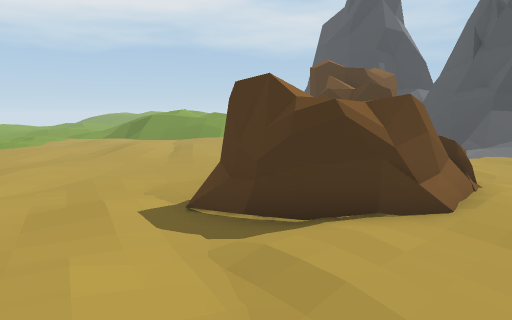
view 1 (above)

24 first-person views from a walk through a Unity game level. The camera is 1.5 m above the floor, tilts 8° down and sees 75° across. The floor is counted in squares, 1 m on a side. Each view is taken from the middle of a square. On the plan, view 1 faces up. The plan holds only what a view shows up to about 15 squares ahead; the rest is blank. The place goes on beyond the plan.

view 2
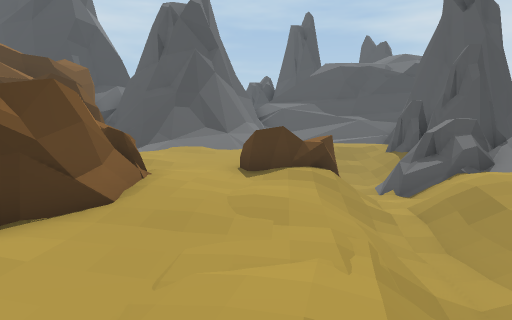

view 3
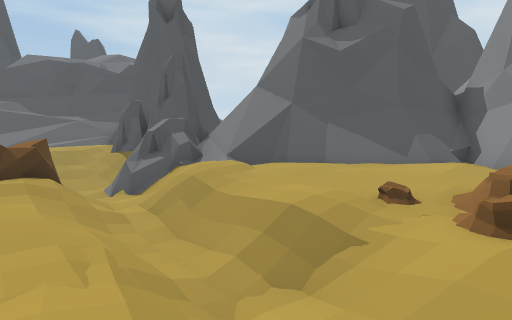

view 4
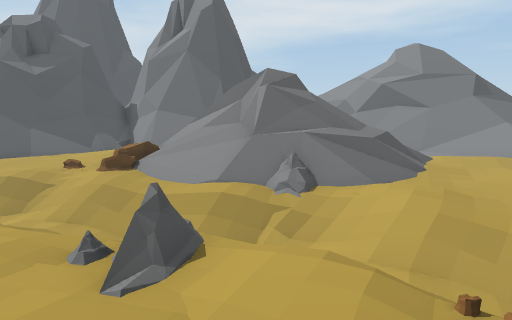

view 5
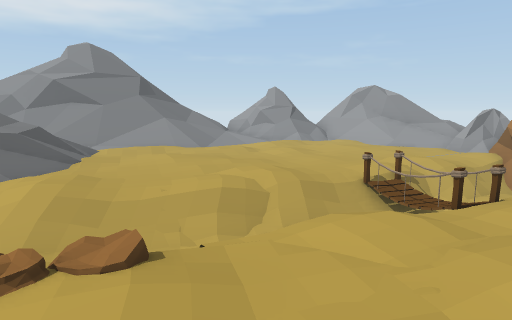

view 6
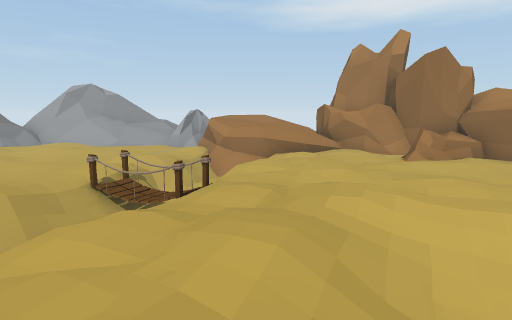

view 7
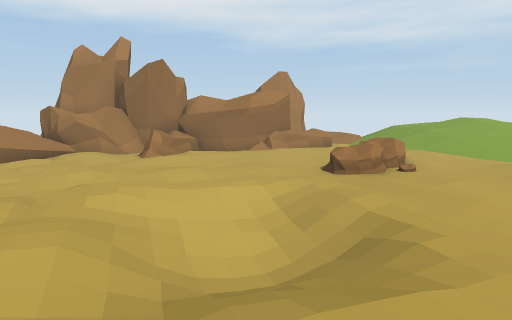

view 8
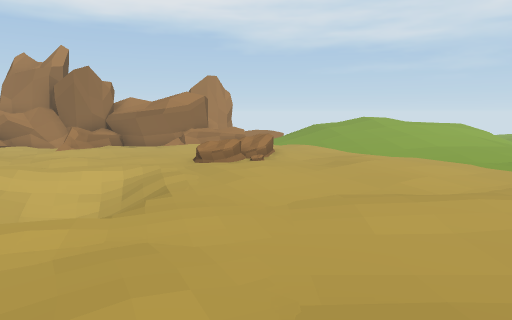

view 9
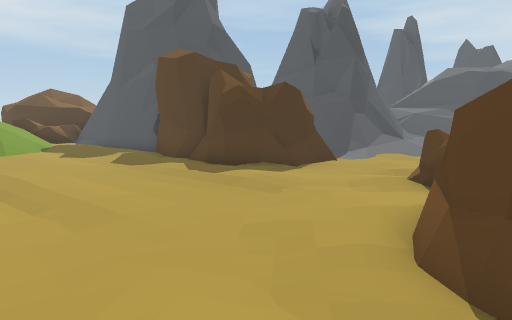

view 10
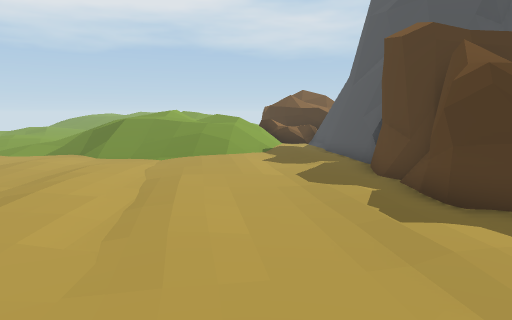

view 11
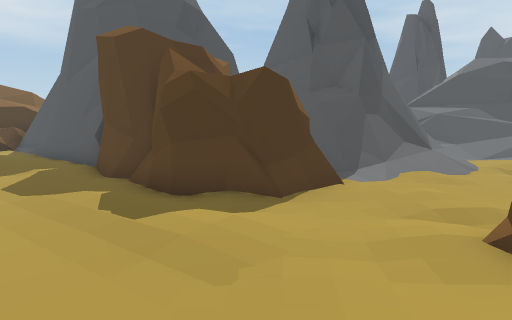

view 12
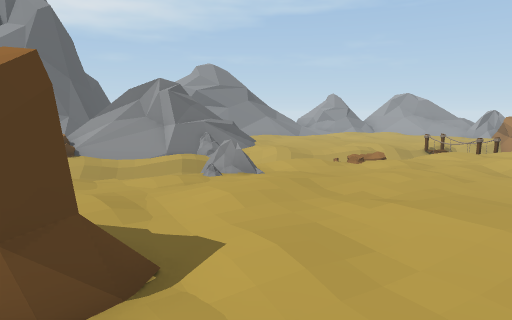

view 13
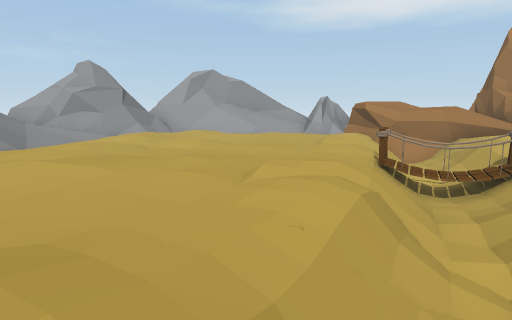

view 14
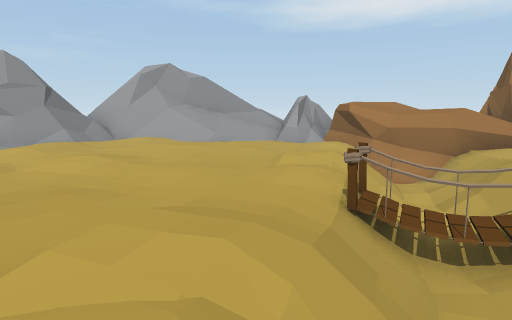

view 15
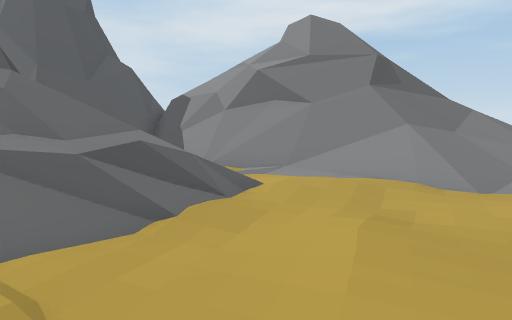

view 16
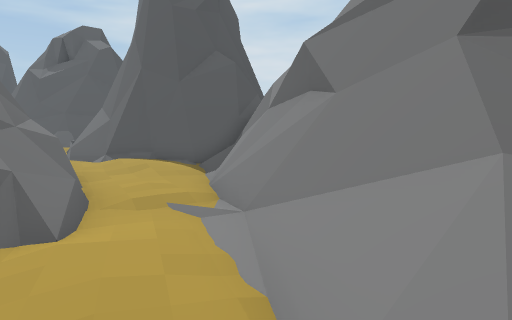

view 17
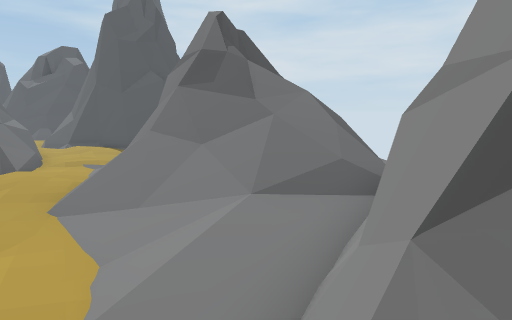

view 18
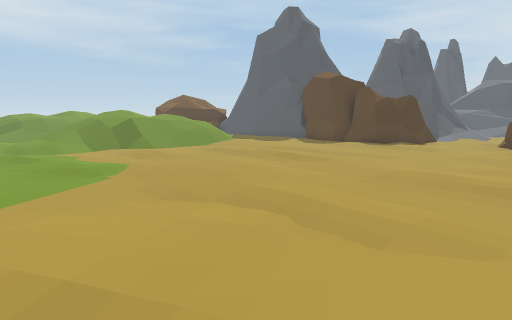

view 19
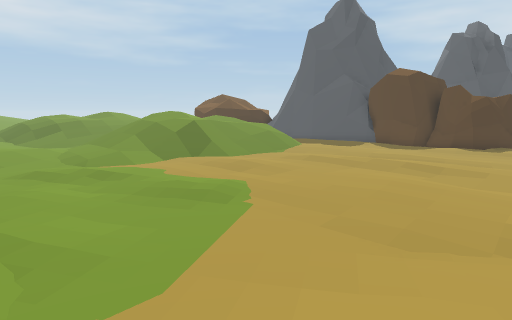

view 20
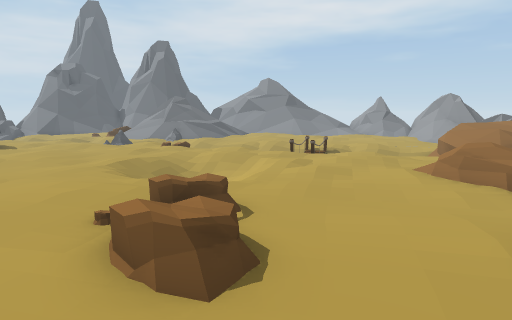

view 21
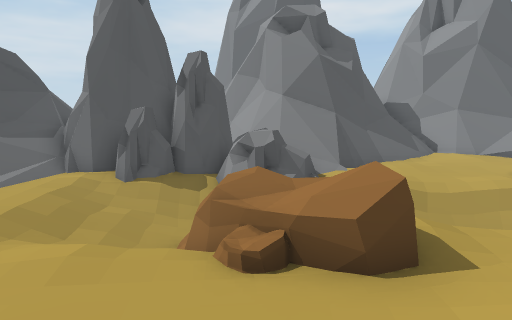

view 22
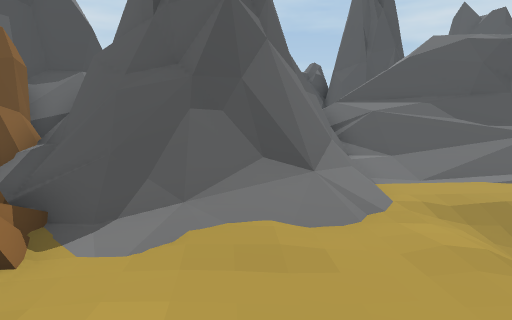

view 23
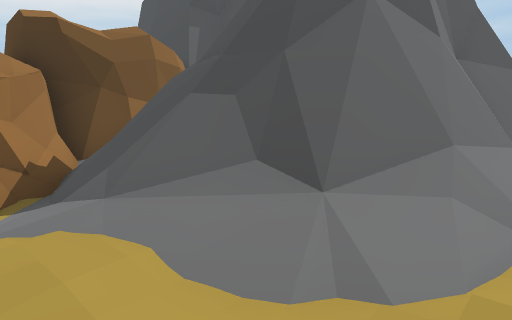

view 24
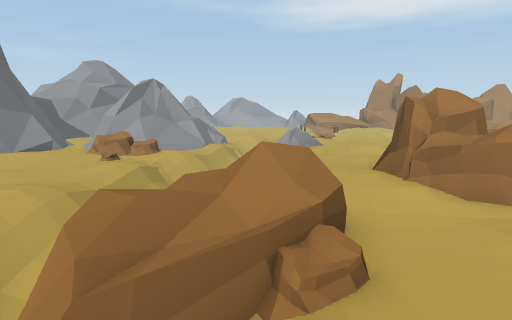

### Floor plan
Key: @ floor where view 1 was taken; # wall or solid block; x gap in a wall; . main floor; : floor 0.25 m higher than the main floor; + floor 0.5 m higher than the main floor; * floor 0.75 m higher than the main floor; - floor 0.75 m lower than the main floor; % floor 1 m higher than the main floor; _ floor 1 m lower than the main floor; & floor 1.25 m higher than the main floor; / step, stairs or slope; = window, fence, low wall or low ledge; ^ raised ledge; v drop or lower ground; R rock; O other object.
Columns run from 20 left of view 1 to 15 right of it. Each row starts with its distance up from view 1.
 21        ..///////////::=#
 20       ....//////////::=#
 19       .::....//////..:.#   ###
 18       ..::.......::..:.#   #=#
 17       ...:..:....::..:.#   Rv#
 16  //   :........:.::...R# ##R ^
 15  //:  :..:.....:.::.../###Rv^^
 14  ///:::........:.....:.#RRRv=#^  ##
 13  ////.......::.::....:RRRR#v#=^####
 12 %////......:::.::....:.RRR x######*/
 11 /////......::..::....::.RR//=###=///
 10 ////.......::..............:////////
  9 ///..::::..:.............:....//////
  8 //...::::..............:.:....///../
  7 /::....:......::....:::RR...////////
  6  ..:R.........::....RRRRR..RRRR////O
  5  .: O:.::.........:RRRRR:.RRRRR_//OO
  4 :::.: .:......:::....:.::..///OO/OOO
  3 R:.......//.....:.../:.../////OOOOOO
  2 #:...../////......::.....//-//OO OOO
  1 #......//-//...:.::....///-///////vv
  0 #....../////..:.....@///////..///==v
 -1 #.::....///////..:/O/ -////...==####
 -2 #++::..:..::../////O //////...=##
 -3 RRR...:..:.::// /  ////////.../##
 -4 RR...::.../////-//////////:::./##
 -5 RR:..::./=//////////#=///v..:./=#
 -6 RR^/:.///=#///...::/###===./##==#
 -7 RR^^=///-==//:.....+&####=#=#####
 -8 R ^^^=////.........=x###=.###
 -9 ^ ^^^=//:.....:::.:=&#=..:##
-10  ^^^^=../.......:..++...::#
-11  ^^^^.............:.......#
-12    #=:..::..:.:..::...===O##
-13    ##=...::...:..://=########
-14    ==#:.....:..///=####
-15     &= O...::.////xv###
-16      ##==:.:./////#x###
-17      =###=/==:////// ##
-18        ##==###+/////
-19         #=   #=/////
-20               =

Where each view was taken, in squares from view 1:
view 1: 0 up, 0 right, facing up
view 2: 0 up, 1 right, facing up-right
view 3: 0 up, 1 right, facing right
view 4: 1 up, 5 left, facing down-right
view 5: 1 up, 7 left, facing down
view 6: 1 up, 7 left, facing down-left
view 7: 1 up, 6 left, facing left
view 8: 5 up, 4 left, facing left
view 9: 5 up, 4 left, facing up-right
view 10: 7 up, 1 left, facing up
view 11: 7 up, 1 left, facing up-right
view 12: 8 up, 2 left, facing down
view 13: 4 down, 3 left, facing down-left
view 14: 5 down, 6 left, facing down-left
view 15: 6 down, 6 left, facing down-right
view 16: 13 down, 5 left, facing right
view 17: 17 down, 10 left, facing right
view 18: 5 up, 14 left, facing up-right
view 19: 9 up, 15 left, facing up-right
view 20: 7 up, 20 left, facing down-right
view 21: 9 up, 5 right, facing down-right
view 22: 7 up, 5 right, facing up-right
view 23: 7 up, 9 right, facing up
view 24: 8 up, 10 right, facing down-left
